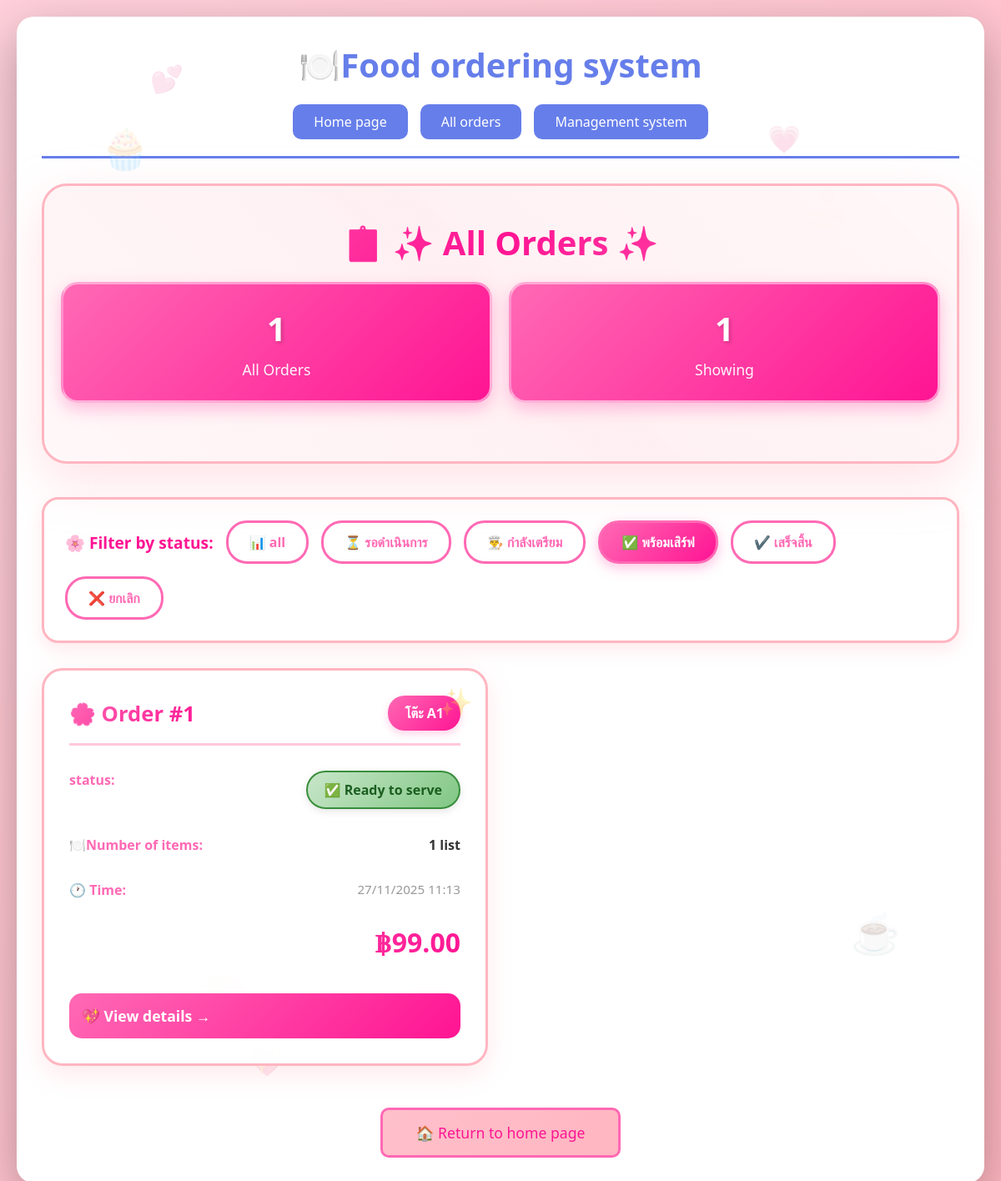
Page /all-orders/?status=ready on the committed database.
### orders/models.py (models this page shows, shortened)
class Order(models.Model):
    STATUS_CHOICES = [
        ('pending', 'รอดำเนินการ'),
        ('preparing', 'กำลังเตรียม'),
        ('ready', 'พร้อมเสิร์ฟ'),
        ('completed', 'เสร็จสิ้น'),
        ('cancelled', 'ยกเลิก'),
    ]
    table = models.ForeignKey(Table, on_delete=models.CASCADE, verbose_name="โต๊ะ")
    customer_name = models.CharField(max_length=100, blank=True, verbose_name="ชื่อลูกค้า")
    status = models.CharField(max_length=20, choices=STATUS_CHOICES, default='pending', verbose_name="สถานะ")
    total_amount = models.DecimalField(max_digits=10, decimal_places=2, default=0, verbose_name="ยอดรวม")
    created_at = models.DateTimeField(auto_now_add=True, verbose_name="วันที่สั่ง")
    updated_at = models.DateTimeField(auto_now=True)
    notes = models.TextField(blank=True, verbose_name="หมายเหตุ")
    class Meta:
        verbose_name = "ออเดอร์"
        verbose_name_plural = "ออเดอร์"
        ordering = ['-created_at']

class Table(models.Model):
    STATUS_CHOICES = [
        ('available', 'ว่าง'),
        ('occupied', 'มีคนนั่ง'),
        ('reserved', 'จอง'),
    ]
    number = models.CharField(max_length=10, unique=True, verbose_name="หมายเลขโต๊ะ")
    capacity = models.IntegerField(verbose_name="จำนวนที่นั่ง")
    status = models.CharField(max_length=20, choices=STATUS_CHOICES, default='available', verbose_name="สถานะ")
    class Meta:
        verbose_name = "โต๊ะ"
        verbose_name_plural = "โต๊ะ"
    def __str__(self):
        return f"โต๊ะ {self.number}"

### orders/views.py (the view)
# urls.py: path('all-orders/', views.all_orders, name='all_orders'),
def all_orders(request):
    status_filter = request.GET.get('status', '')
    orders = Order.objects.all()
    if status_filter:
        orders = orders.filter(status=status_filter)
    context = {
        'orders': orders,
        'status_choices': Order.STATUS_CHOICES,
        'current_filter': status_filter,
    }
    return render(request, 'orders/all_orders.html', context)

### orders/templates/orders/all_orders.html (shortened to what this page needs)
{% extends 'orders/base.html' %}
{% block content %}
<div class="decorative-elements">
    <div class="floating-emoji emoji-1">🧁</div>
    <div class="floating-emoji emoji-2">🍰</div>
    <div class="floating-emoji emoji-3">🍓</div>
    <div class="floating-emoji emoji-4">☕</div>
    <div class="heart-decoration heart-1">💕</div>
    <div class="heart-decoration heart-2">💗</div>
    <div class="heart-decoration heart-3">💖</div>
</div>
<div class="content-wrapper">
    <div class="page-header">
        <h2>📋 ✨ All Orders  ✨</h2>
        <div class="stats-bar">
            <div class="stat-box">
                <div class="stat-number">{{ orders.count }}</div>
                <div class="stat-label">All Orders </div>
            </div>
            <div class="stat-box">
                <div class="stat-number">{{ orders|length }}</div>
                <div class="stat-label">Showing</div>
            </div>
        </div>
    </div>
    <div class="filter-section">
        <strong>🌸 Filter by status:</strong>
        <a href="{% url 'all_orders' %}" class="filter-btn {% if not current_filter %}active{% endif %}">
            📊 all
        </a>
        {% for status_code, status_name in status_choices %}
        <a href="{% url 'all_orders' %}?status={{ status_code }}"
           class="filter-btn {% if current_filter == status_code %}active{% endif %}">
            {% if status_code == 'pending' %}⏳
            {% elif status_code == 'preparing' %}👨‍🍳
            {% elif status_code == 'ready' %}✅
            {% elif status_code == 'completed' %}✔️
            {% else %}❌{% endif %}
            {{ status_name }}
        </a>
        {% endfor %}
    </div>
    {% if orders %}
    <div class="orders-grid">
        {% for order in orders %}
        <div class="order-card">
            <div class="order-card-header">
                <span class="order-number">🌸 Order #{{ order.id }}</span>
                <span class="order-table">{{ order.table }}</span>
            </div>
            <div class="order-info-row">
                <span class="info-label">status:</span>
                <span class="status-badge status-{{ order.status }}">
                    {% if order.status == 'pending' %}⏳ Pending
                    {% elif order.status == 'preparing' %}👨‍🍳 Preparing
                    {% elif order.status == 'ready' %}✅ Ready to serve
                    {% elif order.status == 'completed' %}✔️ Finished
                    {% else %}❌ cancel{% endif %}
                </span>
            </div>
            <div class="order-info-row">
                <span class="info-label">🍽️Number of items:</span>
                <span class="info-value">{{ order.items.count }} list</span>
            </div>
            <div class="order-info-row">
                <span class="info-label">🕐 Time:</span>
                <span class="order-time">{{ order.created_at|date:"d/m/Y H:i" }}</span>
            </div>
            <div class="order-total">
                ฿{{ order.total_amount }}
            </div>
            <a href="{% url 'view_order' order.id %}" class="btn btn-primary view-btn">
                💖 View details →
            </a>
        </div>
        {% endfor %}
    </div>
    {% endif %}
    <div style="text-align: center; margin-top: 50px;">
        <a href="{% url 'home' %}" class="btn btn-secondary" style="padding: 15px 40px; font-size: 1.1em; background: linear-gradient(135deg, #ffc0cb 0%, #ffb6c1 100%); color: #ff1493; border: 3px solid #ff69b4;">
            🏠 Return to home page
        </a>
    </div>
</div>
{% endblock %}

### orders/templates/orders/base.html (style rules this page uses)
* { margin: 0; padding: 0; box-sizing: border-box; }
body { font-family: 'Segoe UI', Tahoma, Geneva, Verdana, sans-serif; background: linear-gradient(135deg, #667eea 0%, #764ba2 100%); min-height: 100vh; padding: 20px; }
.btn { padding: 12px 30px; border: none; border-radius: 10px; cursor: pointer; font-size: 16px; transition: all 0.3s; text-decoration: none; display: inline-block; }
.btn-primary { background: #667eea; color: white; }
.btn-secondary { background: #6c757d; color: white; }

### rows in the picture
Order: id "1", table "โต๊ะ A1", status "✅ Ready to serve", items.count "1", created_at "27/11/2025 11:13", total_amount "99.00"

### other values in the picture
{{ orders.count }} "1"
{{ orders|length }} "1"
{{ status_name }} "รอดำเนินการ" "กำลังเตรียม" "พร้อมเสิร์ฟ" "เสร็จสิ้น" "ยกเลิก"
